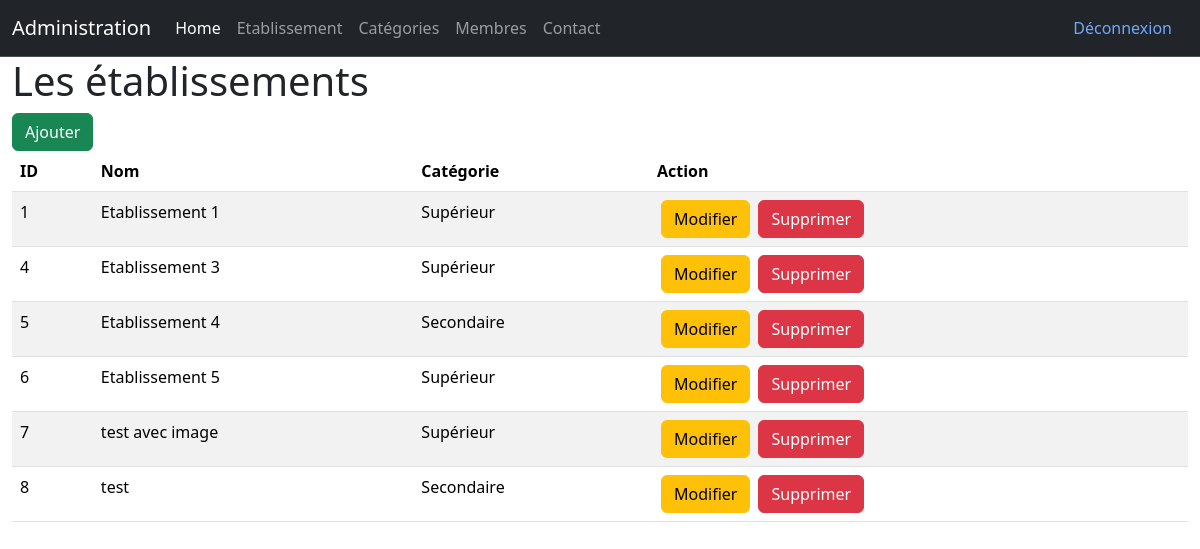
The page /admin/schools.php (signed in) on the database as committed earlier.
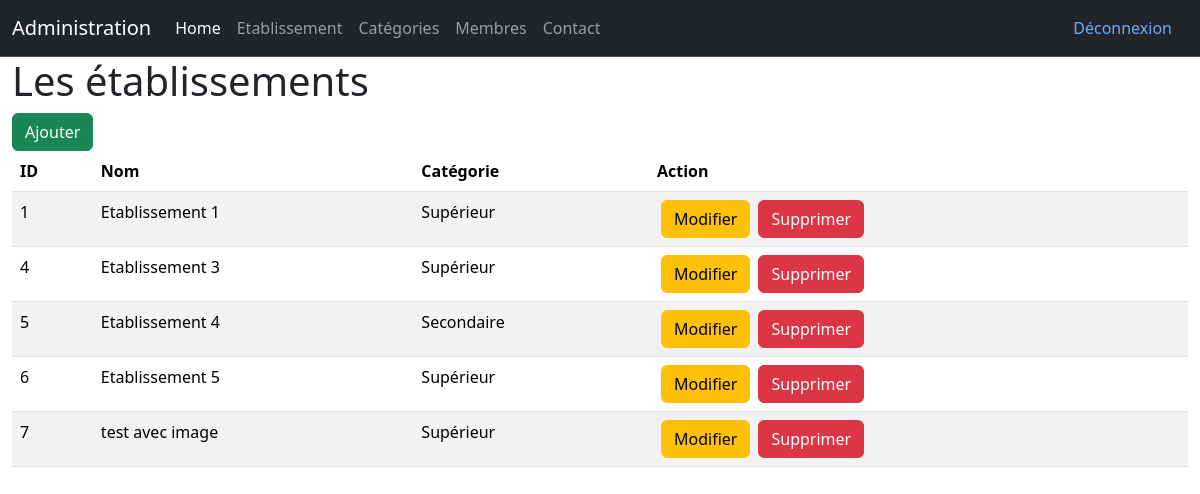
The same page on the database as committed later.
### tables this page shows
CREATE TABLE IF NOT EXISTS `etablissements` (
  `id` int NOT NULL AUTO_INCREMENT,
  `nom` varchar(255) NOT NULL,
  `description` text NOT NULL,
  `introduction` text NOT NULL,
  `image` varchar(255) NOT NULL,
  `categorie` int NOT NULL DEFAULT '1',
  PRIMARY KEY (`id`)
);

CREATE TABLE IF NOT EXISTS `categories` (
  `id` int NOT NULL AUTO_INCREMENT,
  `nom` varchar(255) NOT NULL,
  PRIMARY KEY (`id`)
);

### admin/schools.php (the view, shortened to what this page needs)
<?php
    require "../connexion.php";
?>
<!DOCTYPE html>
<html lang="en">
<head>
    <link href="https://cdn.jsdelivr.net/npm/bootstrap@5.3.3/dist/css/bootstrap.min.css" rel="stylesheet">
</head>
<body>
    <?php
        include("partials/header.php");
    ?>
  <div class="container-fluid">
    <h1>Les établissements</h1>
    <a href="addSchools.php" class="btn btn-success">Ajouter</a>
    <table class="table table-striped">
        <thead>
            <tr>
                <th>ID</th>
                <th>Nom</th>
                <th>Catégorie</th>
                <th>Action</th>
            </tr>
        </thead>
        <tbody>
            <?php
                $schools = $bdd->query("SELECT etablissements.nom AS enom, etablissements.id AS eid, categories.nom AS cnom FROM etablissements INNER JOIN categories ON etablissements.categorie = categories.id");
                while($don = $schools->fetch())
                {
                    echo "<tr>";
                        echo "<td>".$don['eid']."</td>";
                        echo "<td>".$don['enom']."</td>";
                        echo "<td>".$don['cnom']."</td>";
                        echo "<td>";
                            echo "<a href='updateSchools.php?id=".$don['eid']."' class='btn btn-warning mx-1'>Modifier</a>";
                            echo "<a href='schools.php?delete=".$don['eid']."' class='btn btn-danger mx-1'>Supprimer</a>";
                        echo "</td>";
                    echo "</tr>";
                }
            ?>
        </tbody>
    </table>
  </div>
</body>
</html>

Rows that differ between the two databases and show on the page:
removed etablissements: id "8", nom "test", categories.nom "Secondaire"
